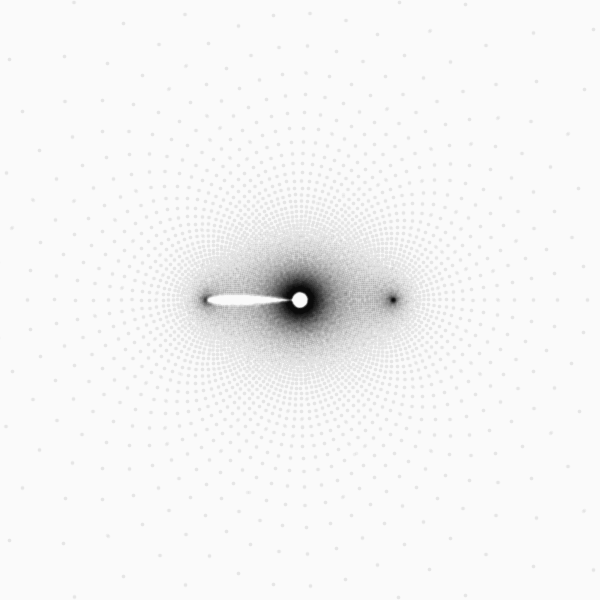
Frame 1 (no input)
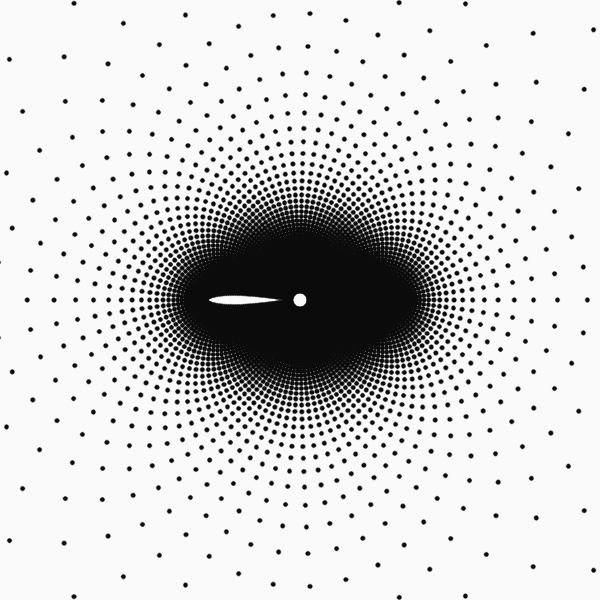
Frame 60 (the mouse pressed at the canvas centre just before this capture)
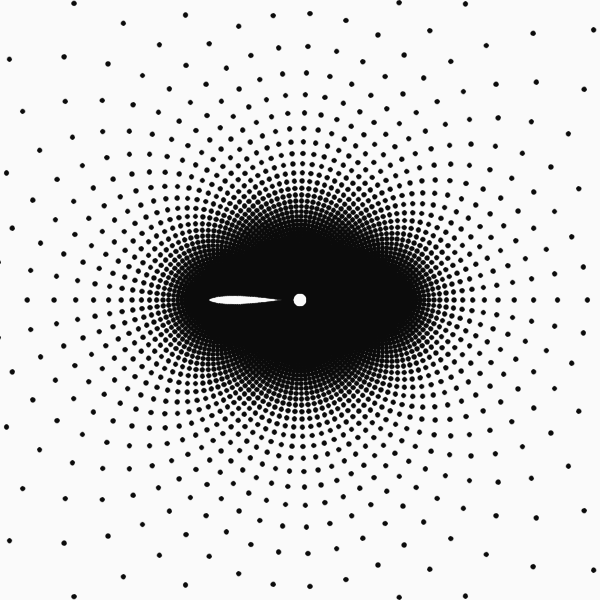
Frame 120 (the mouse held since frame 60 and released just before this capture)

The Processing sketch that drew these frames (run headless with seeded random() and noise(); from frame 60 on, the mouse is pressed at the canvas centre):

// Processing sketch: GenerateMeTutorial1
// ── GenerateMeTutorial1.pde
private final float SCALE = 4f; //<>// //<>//

void setup() {
  size(600, 600);
  background(250);
  smooth(8);
  noFill();
  stroke(0f, 11f);
  strokeWeight(0.9f * SCALE);

  x1=y1=-3f;
  x2=y2=3f;
  y=y1;
  step=(x2-x1)/(width) * SCALE;
}

float x1, y1, x2, y2; // function domain
float step; // step within domain
float y;
final float amount = 1f;

void draw() {

  //background(250);

  translate(width/2f, height/2f);
  //rotate(PI * noise(frameCount / 10f));

  for (float x = x1; x <= x2; x += step) {
    for (float y = y1; y <= y2; y += step) {
      drawVariation(x, y);
    }
  }

  println(frameRate);
}

void drawVariation(float x, float y) {
  PVector v = new PVector(x, y);

  //v = pdj(v, amount);
  v = sech(v, amount);

  float xx = map(v.x+0.003*randomGaussian_(), x1, x2, -(width /2f) + 20, (width / 2f) -20);
  float yy = map(v.y+0.003*randomGaussian_(), y1, y2, -(height /2f) + 20, (height / 2f) -20);
  point(xx, yy);
}

private float randomGaussian_() {
  return randomGaussian();
}

PVector sinusoidal(PVector v, float amount) {
  return new PVector(amount * sin(v.x), amount * sin(v.y));
}

PVector hyperbolic(PVector v, float amount) {
  float r = v.mag() + 2.0e-10;
  float theta = atan2(v.x, v.y);
  float x = amount * sin(theta) / r;
  float y = amount * cos(theta) * r;
  return new PVector(x, y);
}

private static final float pdj_a = 0.1;
private static final float pdj_b = 1.9;
private static final float pdj_c = -0.8;
private static final float pdj_d = -1.2;

PVector pdj(PVector v, float amount) {
  return new PVector(
    amount * (sin(pdj_a * v.y) - cos(pdj_b * v.x)), 
    amount * (sin(pdj_c * v.x) - cos(pdj_d * v.y))
    );
}

PVector julia(PVector v, float amount) {
  float r = amount * sqrt(v.mag());
  float theta = 0.5 * atan2(v.x, v.y) + (int)random(2f) * PI;
  float x = r * cos(theta);
  float y = r * sin(theta);
  return new PVector(x, y);
}

float cosh(float x) { return 0.5 * (exp(x) + exp(-x));}
float sinh(float x) { return 0.5 * (exp(x) - exp(-x));}
 
PVector sech(PVector p, float weight) {
  float d = cos(2.0*p.y) + cosh(2.0*p.x);
  if (d != 0)
    d = weight * 2.0 / d;
  return new PVector(d * cos(p.y) * cosh(p.x), -d * sin(p.y) * sinh(p.x));
}
